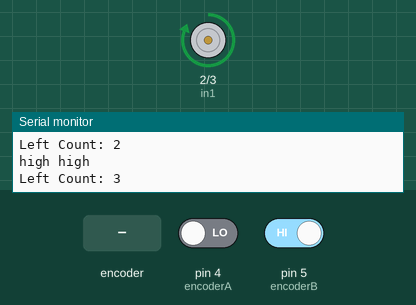
Recording of a sketch running on a simulated Arduino Uno, built with avr-gcc and run on an emulated ATmega328P. Shown: motor-driver pin pairs drawn as motors (green arrow = first pin HIGH = forward, orange = second pin HIGH = backward, longer = more drive), the last lines printed to the serial monitor. The test bench sets the inputs (shaded band); at power-on: pin 4 (encoderA) LOW, pin 5 (encoderB) HIGH.

Above: at 1.3 s.
1.4 s: rotary encoder on pin 4 (encoderA) / pin 5 (encoderB) turned 1 step (first pin leading)
3.5 s: rotary encoder on pin 4 (encoderA) / pin 5 (encoderB) turned 2 steps (second pin leading)
At 3.9 s:
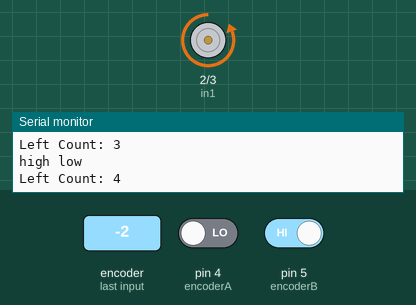
Timing chart, 0 to 6.5 s (numbered marks = the images above; inputs shaded):
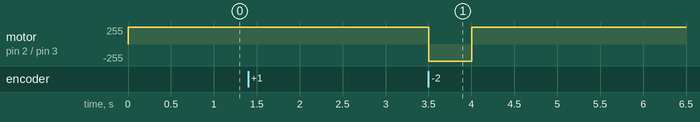

Measured:
- after the input at 3.5 s, motor on pin 2 (in1) / pin 3 (in2): forward 255/255 → backward 255/255 at once, → forward 255/255 0.50 s later

The sketch:

encoder1.ino
```cpp
//#define RH_ENCODER_A 3
//#define RH_ENCODER_B 5

#define encoderA 4
#define encoderB 5

//#define E1 10  // Enable Pin for motor 1


#define in2 3  // Control pin 1 for motor 1
#define in1 2  // Control pin 2 for motor 1


// variables to store the number of encoder pulses
// for each motor
volatile unsigned long leftCount = 0;
//volatile unsigned long rightCount = 0;

void setup() {
  pinMode(encoderA, INPUT);
  pinMode(encoderB, INPUT);
  //pinMode(E1, OUTPUT);
  pinMode(in2, OUTPUT);
  pinMode(in1, OUTPUT);

 // pinMode(RH_ENCODER_A, INPUT);
  //pinMode(RH_ENCODER_B, INPUT);

  // initialize hardware interrupts

 // attachInterrupt(1, rightEncoderEvent, CHANGE);

  Serial.begin(9600);
}

void loop()
{
 // Serial.print("Right Count: ");
  //Serial.println(rightCount);

  leftEncoderEvent();
  Serial.print("Left Count: ");
  Serial.println(leftCount);
  Serial.println();
  delay(500);
}

// encoder event for the interrupt call
void leftEncoderEvent()
{
  if (digitalRead(encoderA) == HIGH) {
    if (digitalRead(encoderB) == LOW) {

      //analogWrite(E1, 255);  // Run in full speed


    digitalWrite(in1, LOW);
    digitalWrite(in2, HIGH);
    leftCount++;
    Serial.println("high low");
    }
    else
    {
    digitalWrite(in1, HIGH);
    digitalWrite(in2, LOW);
    Serial.println("nothin1");
  }
  }
   else if (digitalRead(encoderA) == LOW) {
    if (digitalRead(encoderB) == HIGH) {

      //analogWrite(E1, 255);  // Run in full speed


    digitalWrite(in1, HIGH);
    digitalWrite(in2, LOW);
    leftCount++;
    Serial.println("high high");
    }
    else
    {
    digitalWrite(in1, LOW);
    digitalWrite(in2, HIGH);
    Serial.println("nothin");
  }
  }
}

  /* else if (digitalRead(encoderA) == LOW) {
    if (digitalRead(encoderB) == HIGH) {

      //analogWrite(E1, 255);  // Run in full speed


    digitalWrite(in1, LOW);
    digitalWrite(in2, HIGH);
    leftCount++;
    Serial.println("low high");
    }
    else
    {
    digitalWrite(in1, LOW);
    digitalWrite(in2, LOW);
    Serial.println("nothin");
  }
  }


  else if (digitalRead(encoderA) == LOW) {
    if (digitalRead(encoderB) == LOW) {

      //analogWrite(E1, 255);  // Run in full speed


    digitalWrite(in1, HIGH);
    digitalWrite(in2, LOW);
    leftCount++;
    Serial.println("low low");
    }
    else
    {
    digitalWrite(in1, LOW);
    digitalWrite(in2, LOW);
    Serial.println("nothin");
  }
  }

}

// encoder event for the interrupt call
/*void rightEncoderEvent() {
  if (digitalRead(RH_ENCODER_A) == HIGH) {
    if (digitalRead(RH_ENCODER_B) == LOW) {
      rightCount++;
    } else {
      rightCount--;
    }
  } else {
    if (digitalRead(RH_ENCODER_B) == LOW) {
      rightCount--;
    } else {
      rightCount++;
    }
  }
}*/
```
